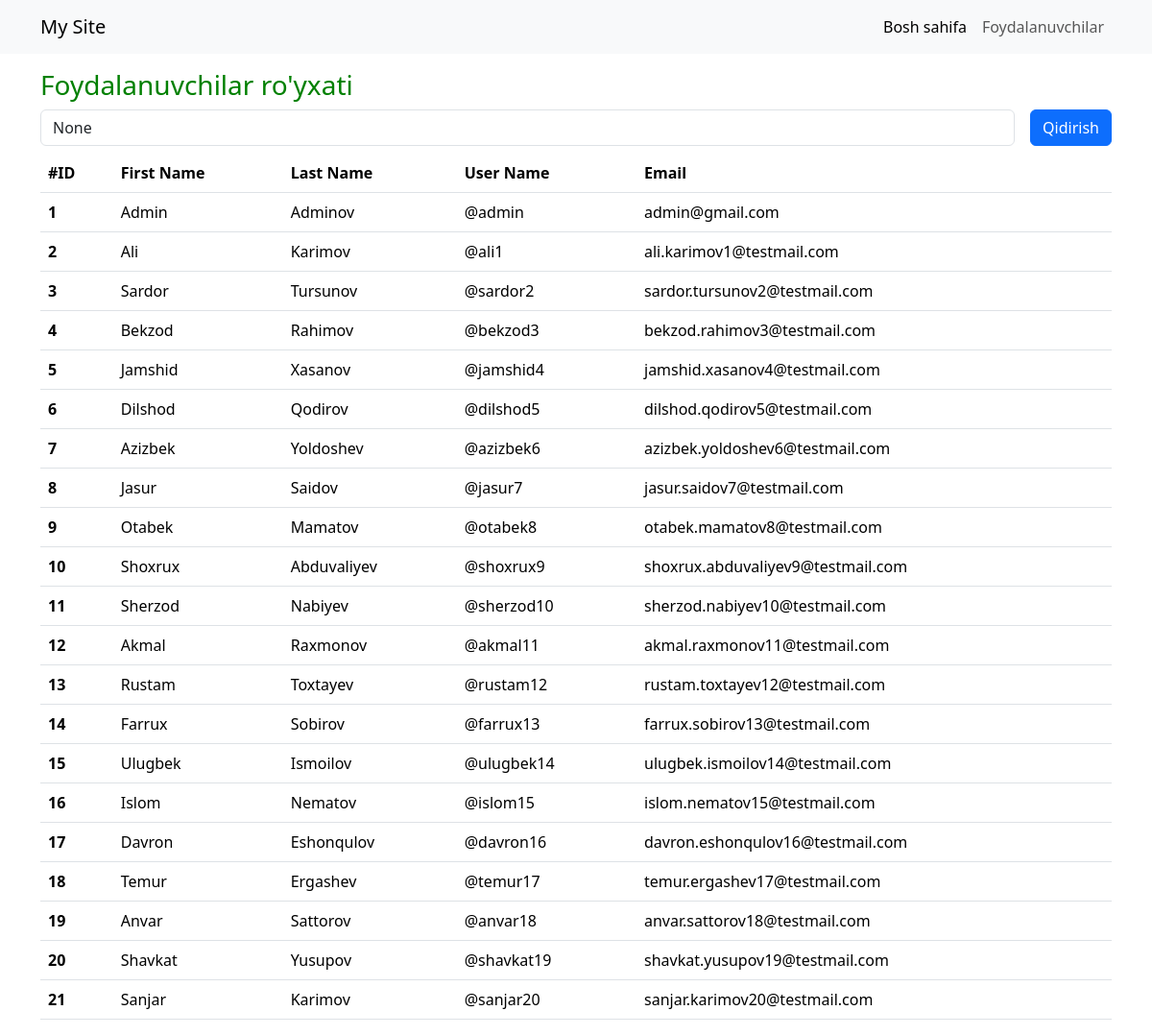
Screenshot of /users with the database file from the repository.
### apps/accounts/models.py (models this page shows, shortened)
class CustomUser(AbstractUser):
    pass

### apps/accounts/views.py (the view)
# urls.py: path('users', views.users, name='users')
def users(request):
    query = request.GET.get('query')
    users_list = CustomUser.objects.all().order_by('id')
    if query:
        users_list = users_list.filter(Q(first_name__icontains=query) | Q(last_name__icontains=query))
    context = {
        'users': users_list,
        'query': query
    }
    return render(request, "accounts/users.html", context)

### apps/accounts/templates/accounts/users.html
{% extends "core/index.html" %}
{% load static %}
{% block content %}
<div class="container my-3">
    <h3 class="yashil">Foydalanuvchilar ro'yxati</h3>
    <form method="get" class="mb-2 d-flex gap-3">
        <input type="text" class="form-control" name="query" value="{{ query }}" placeholder="Qidiruv...">
        <button class="btn btn-primary">Qidirish</button>
    </form>
    <table class="table">
        <thead>
            <tr>
                <th scope="col">#ID</th>
                <th scope="col">First Name</th>
                <th scope="col">Last Name</th>
                <th scope="col">User Name</th>
                <th scope="col">Email</th>
            </tr>
        </thead>
        <tbody>
            {% for user in users %}
            <tr>
                <th scope="row">{{ user.id }}</th>
                <td>{{ user.first_name }}</td>
                <td>{{ user.last_name }}</td>
                <td>@{{ user.username }}</td>
                <td>{{ user.email }}</td>
            </tr>
            {% endfor %}
        </tbody>
    </table>
</div>
{% endblock %}

### apps/core/templates/core/index.html (shortened to what this page needs)
{% load static %}
<!DOCTYPE html>
<html lang="en">
<head>
    <link href="https://cdn.jsdelivr.net/npm/bootstrap@5.3.8/dist/css/bootstrap.min.css" rel="stylesheet">
    <link rel="stylesheet" href="{% static 'style.css' %}">
</head>
<body>
    {% include 'core/layout/navbar.html' %}
    {% block content %}{% endblock %}
</body>
</html>

### apps/core/templates/core/layout/navbar.html (shortened to what this page needs)
{% load static %}
<nav class="navbar navbar-expand-lg bg-body-tertiary">
    <div class="container">
        <a class="navbar-brand" href="#">My Site</a>
        <div class="collapse navbar-collapse" id="navbarSupportedContent">
            <ul class="navbar-nav ms-auto mb-2 mb-lg-0">
                <li class="nav-item">
                    <a class="nav-link active" aria-current="page" href="{% url 'index' %}">Bosh sahifa</a>
                </li>
                <li class="nav-item">
                    <a class="nav-link" href="{% url 'users' %}">Foydalanuvchilar</a>
                </li>
            </ul>
        </div>
    </div>
</nav>

### static/style.css (style rules this page uses)
.yashil { color: green; }

### rows the page displays
CustomUser: id "1", first_name "Admin", last_name "Adminov", username "admin", email "admin@gmail.com"
CustomUser: id "2", first_name "Ali", last_name "Karimov", username "ali1", email "ali.karimov1@testmail.com"
CustomUser: id "3", first_name "Sardor", last_name "Tursunov", username "sardor2", email "sardor.tursunov2@testmail.com"
CustomUser: id "4", first_name "Bekzod", last_name "Rahimov", username "bekzod3", email "bekzod.rahimov3@testmail.com"
CustomUser: id "5", first_name "Jamshid", last_name "Xasanov", username "jamshid4", email "jamshid.xasanov4@testmail.com"
CustomUser: id "6", first_name "Dilshod", last_name "Qodirov", username "dilshod5", email "dilshod.qodirov5@testmail.com"
CustomUser: id "7", first_name "Azizbek", last_name "Yoldoshev", username "azizbek6", email "azizbek.yoldoshev6@testmail.com"
CustomUser: id "8", first_name "Jasur", last_name "Saidov", username "jasur7", email "jasur.saidov7@testmail.com"
CustomUser: id "9", first_name "Otabek", last_name "Mamatov", username "otabek8", email "otabek.mamatov8@testmail.com"
CustomUser: id "10", first_name "Shoxrux", last_name "Abduvaliyev", username "shoxrux9", email "shoxrux.abduvaliyev9@testmail.com"
CustomUser: id "11", first_name "Sherzod", last_name "Nabiyev", username "sherzod10", email "sherzod.nabiyev10@testmail.com"
CustomUser: id "12", first_name "Akmal", last_name "Raxmonov", username "akmal11", email "akmal.raxmonov11@testmail.com"
CustomUser: id "13", first_name "Rustam", last_name "Toxtayev", username "rustam12", email "rustam.toxtayev12@testmail.com"
CustomUser: id "14", first_name "Farrux", last_name "Sobirov", username "farrux13", email "farrux.sobirov13@testmail.com"
CustomUser: id "15", first_name "Ulugbek", last_name "Ismoilov", username "ulugbek14", email "ulugbek.ismoilov14@testmail.com"
CustomUser: id "16", first_name "Islom", last_name "Nematov", username "islom15", email "islom.nematov15@testmail.com"
CustomUser: id "17", first_name "Davron", last_name "Eshonqulov", username "davron16", email "davron.eshonqulov16@testmail.com"
CustomUser: id "18", first_name "Temur", last_name "Ergashev", username "temur17", email "temur.ergashev17@testmail.com"
CustomUser: id "19", first_name "Anvar", last_name "Sattorov", username "anvar18", email "anvar.sattorov18@testmail.com"
CustomUser: id "20", first_name "Shavkat", last_name "Yusupov", username "shavkat19", email "shavkat.yusupov19@testmail.com"
CustomUser: id "21", first_name "Sanjar", last_name "Karimov", username "sanjar20", email "sanjar.karimov20@testmail.com"
